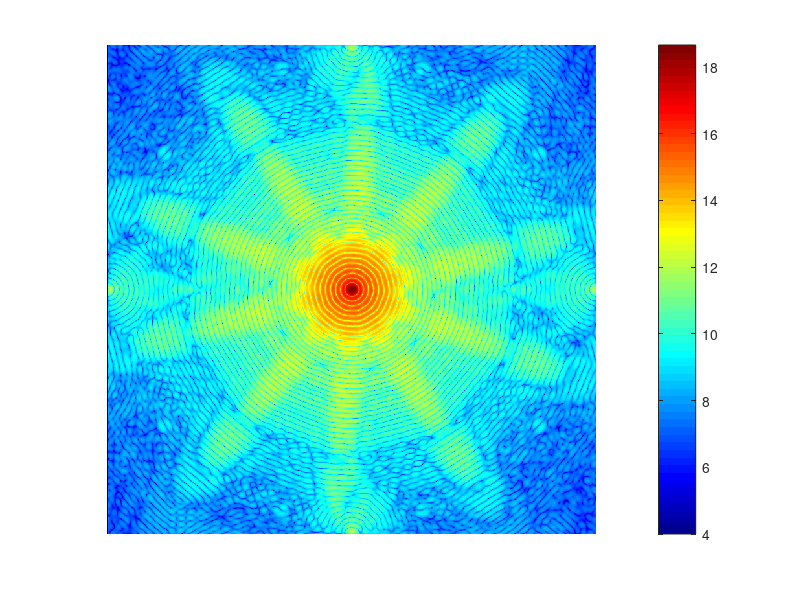

Source code (MATLAB): (Note: this script raises an error after producing the figure.)
n_iter = 100;

wn = 0.0001;

% load('lena_101.mat');
load('mimivirus_img_105.mat'); % mimivirus

img = im2double(img_padded);
fimg = abs(fft2(img));

fimg = sqrt ( wn^-1 * poissrnd(wn*fimg.^2 ) );


timers = zeros(5,1);

figure(3001);
imagesc( fftshift( log10(abs(fimg).^2) ) );
axis image;
axis off;
colormap(jet);
colorbar;


%% generate LR image

xx = linspace(-0.5, 0.5, size(img, 2));
yy = linspace(-0.5, 0.5, size(img, 1));

[XX, YY] = meshgrid(xx, yy);
RR = sqrt( XX.^2 + YY.^2 );

sig = 0.01;
G = exp( -(RR).^2/(2*sig) );

% figure(3001);
% imagesc(G);
% axis image;
% colormap(jet);
% colorbar;


img_lrs = ifft2( fft2(img) .* ifftshift(sqrt(G)), 'symmetric');

figure(3002);
imshow(img_lrs);
imwrite(img_lrs, ['minivirus_lrs_sig' int0str(10000*sig, 5) '.png']);

%% test 1: ADM-HIO

tic;
[x1,y1,lambda1,ers1] = adm_hio(fimg, mask, n_iter, img, fimg==0);
toc
timesr(1) = toc;

figure(3011);
plot(1:n_iter, ers1, 'LineWidth', 2);
set(gca, 'FontSize', 16);
xlabel('iteration number');
ylabel('E_R');
legend('x', 'y');

%% test 2: ADM-HIO-LR

tic;
[x2,y2,lambda2,ers2] = adm_hio_lr(fimg, mask, img_lrs, n_iter, img, fimg==0);
toc
timers(2) = toc;

figure(3012);
plot(1:n_iter, ers2, 'LineWidth', 2);
set(gca, 'FontSize', 16);
xlabel('iteration number');
ylabel('E_R');
legend('x', 'y');

%% test 3: ADM-HIO-LR-TV

%% test 4: HIO-LR-RS

tic;
[x4, efs4, ers4] = hio2d_lr_rs(fimg, mask, n_iter, img_lrs, img, fimg==0);
toc
times(4) = toc;

figure(3014);
plot(1:n_iter, ers4, 'LineWidth', 2);
set(gca, 'FontSize', 16);
xlabel('iteration number');
ylabel('E_R');
legend('x1', 'x2');

%% test 5: HIO

tic;
[x5, efs5, ers5] = hio2d(fimg, mask, n_iter, fimg==0, [], img);
toc
timers(5) = toc;

figure(3015);
plot(1:n_iter, ers5, 'LineWidth', 2);
set(gca, 'FontSize', 16);
xlabel('iteration number');
ylabel('E_R');
legend('x');
%% comparison

t = 1:n_iter;

figure(5001);
plot(t, ers5, t, ers1(1,:), t, ers4(1,:), t, ers2(1,:), 'LineWidth', 2);
set(gca, 'FontSize', 16);
xlabel('iteration number');
ylabel('E_R');
legend('HIO','ADM-HIO', 'HIO-LR', 'ADM-HIO-LR');

figure(5002);
semilogy(t, ers5, t, ers1(1,:), t, ers4(1,:), t, ers2(1,:), 'LineWidth', 2);
set(gca, 'FontSize', 16);
xlabel('iteration number');
ylabel('E_R');
legend('HIO (Fienup)','ADM-HIO (Marchesini)', 'HIO-LR (Li)', 'ADM-HIO-LR (Li & Huang)');

save(['mimivirus_lrs_sig' int0str(10000*sig, 5) '_nos' int0str(10000*wn, 7) '.mat'], 'x*', 'y*', 'ers*', 'efs*','timers', 't');
